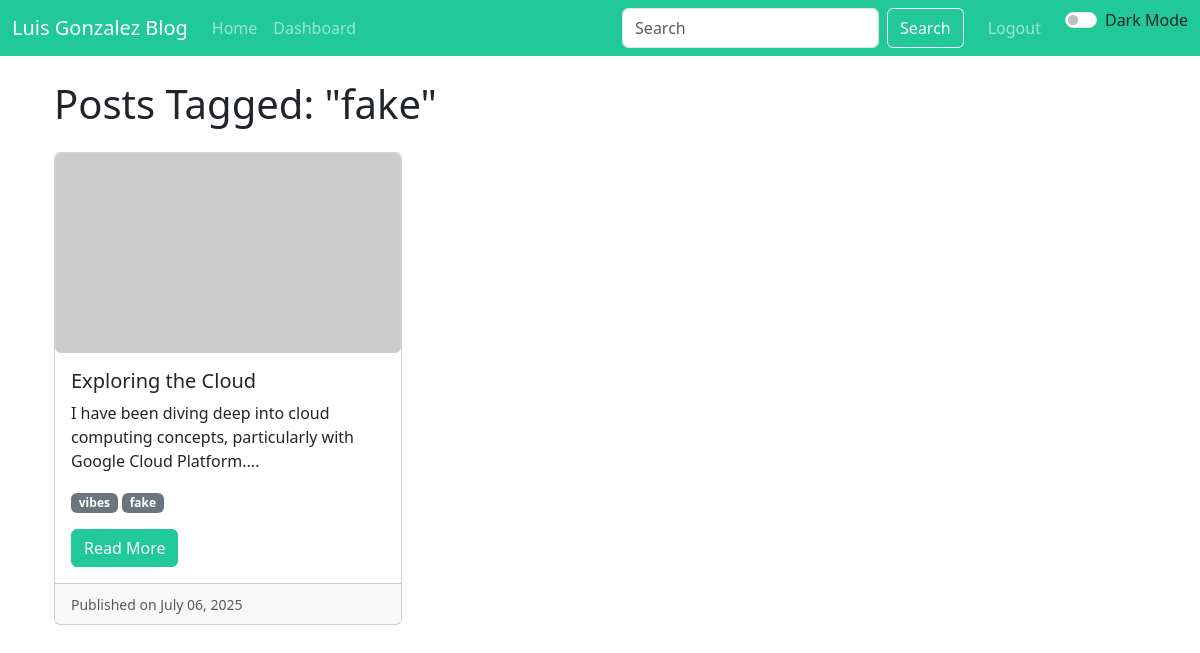
The app's page /tags/fake (signed in) with its own data.
### app/models.py (models this page shows, shortened)
class Tag(db.Model):
    id = db.Column(db.Integer, primary_key=True)
    name = db.Column(db.String(50), unique=True, nullable=False)

class Post(db.Model):
    id = db.Column(db.Integer, primary_key=True)
    title = db.Column(db.String(140))
    body = db.Column(db.Text)
    timestamp = db.Column(db.DateTime, index=True, default=datetime.utcnow)
    user_id = db.Column(db.Integer, db.ForeignKey('user.id'))
    status = db.Column(db.String(10), default='draft') # draft or published
    thumbnail = db.Column(db.String(256))
    tags = db.relationship('Tag', secondary=tags, lazy='subquery',
                           backref=db.backref('posts', lazy=True))

### app/main/routes.py (the view)
@bp.route('/tags/<tag_name>')
def posts_by_tag(tag_name):
    page = request.args.get('page', 1, type=int)
    tag = Tag.query.filter_by(name=tag_name).first_or_404()
    posts = Post.query.filter(
        Post.status == 'published',
        Post.tags.any(name=tag_name)
    ).order_by(Post.timestamp.desc()).paginate(
        page=page, per_page=current_app.config['POSTS_PER_PAGE'], error_out=False)
    next_url = url_for('main.posts_by_tag', tag_name=tag_name, page=posts.next_num) \
        if posts.has_next else None
    prev_url = url_for('main.posts_by_tag', tag_name=tag_name, page=posts.prev_num) \
        if posts.has_prev else None
    return render_template('main/posts_by_tag.html', title=f'Posts tagged "{tag_name}" ', posts=posts.items, tag_name=tag_name,
                           next_url=next_url, prev_url=prev_url)

### app/models.py (called while the page is built)
@login.user_loader
def load_user(id):
    return User.query.get(int(id))

### app/templates/main/posts_by_tag.html
{% extends "base.html" %}
{% block content %}
<div class="container">
    <h1>Posts Tagged: "{{ tag_name }}"</h1>
    <div class="row mt-4">
        {% if posts %}
            {% for post in posts %}
            <div class="col-md-4 mb-4">
                <div class="card h-100">
                    <img src="{{ post.thumbnail }}" class="card-img-top rounded" alt="{{ post.title }}">
                    <div class="card-body">
                        <h5 class="card-title">{{ post.title }}</h5>
                        <p class="card-text">{{ post.body|truncate(100) }}</p>
                        <p class="card-text">
                            {% for tag in post.tags %}
                                <span class="badge bg-secondary">{{ tag.name }}</span>
                            {% endfor %}
                        </p>
                        <a href="{{ url_for('main.post', post_id=post.id) }}" class="btn btn-primary">Read More</a>
                    </div>
                    <div class="card-footer">
                        <small class="text-muted">Published on {{ post.timestamp.strftime('%B %d, %Y') }}</small>
                    </div>
                </div>
            </div>
            {% endfor %}
        {% else %}
            <div class="col">
                <div class="alert alert-info" role="alert">
                    No posts found with the tag "{{ tag_name }}".
                </div>
            </div>
        {% endif %}
    </div>
</div>
{% endblock %}

### app/static/css/style.css (style rules this page uses)
:root { --bs-primary: #20c997; --bs-light: #f8f9fa; --bs-dark: #212529; }
.btn-primary { background-color: var(--bs-primary); border-color: var(--bs-primary); }
.card-img-top { width: 100%; height: 200px; object-fit: cover; }

### records on screen
Tag: name "fake"
Post: title "Exploring the Cloud", body "I have been diving deep into cloud computing concepts, particularly with Google Cloud Platform....", timestamp "July 06, 2025"
Tag: name "vibes"
